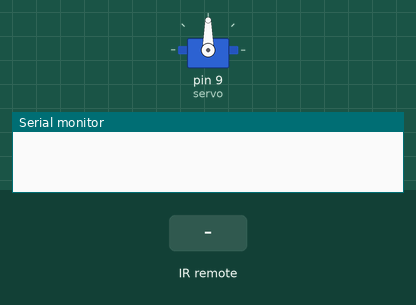
This sketch was run on a simulated Arduino Uno, built with avr-gcc and run on an emulated ATmega328P. Shown: servo, the last lines printed to the serial monitor. Inputs (shaded band) come from the test bench.

Above: at 1.2 s.
1.3 s: infrared code 0xFD30CF received
At 1.8 s:
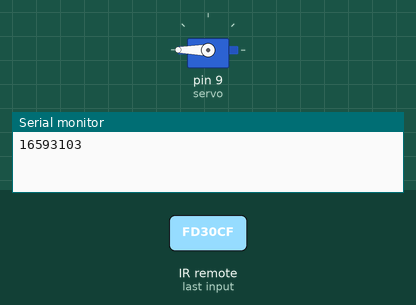
2.8 s: infrared code 0xFD08F7 received
At 4.1 s:
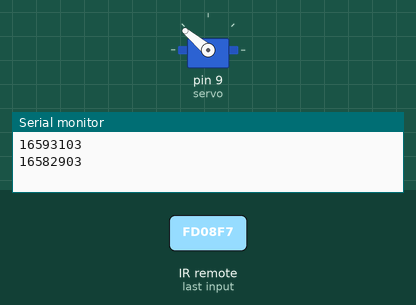
Timing chart, 0 to 5.8 s (numbered marks = the images above; inputs shaded):
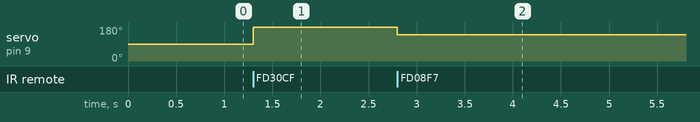

Measured:
- after the input at 1.3 s, servo on pin 9 (servo): 90° → 180° at once
- after the input at 2.8 s, servo on pin 9 (servo): 180° → 140° at once

The sketch:

servo.ino
```cpp
#include <IRremote.hpp>
#include <Servo.h>
IRrecv irrecv(11);
decode_results results;
Servo servo;
void setup() {
  Serial.begin(9600);
  irrecv.enableIRIn();
  servo.attach(9);
}

void loop() {
  if(irrecv.decode(&results)){
    Serial.println(results.value);
    if(results.value == 16593103){
      servo.write(180);
    }
    if (results.value == 16582903){
       servo.write(140);
    }
    irrecv.resume();
  }
}
```
